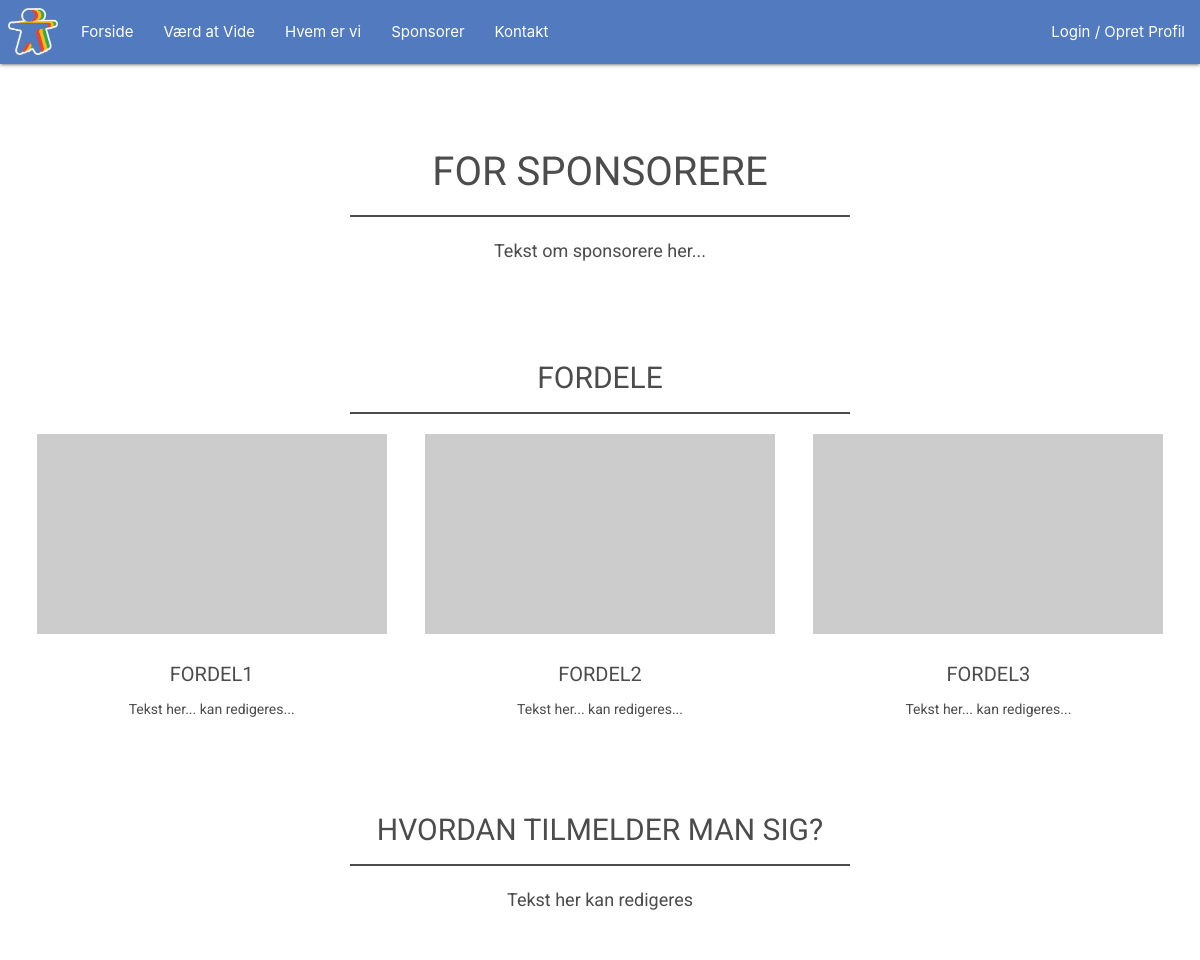
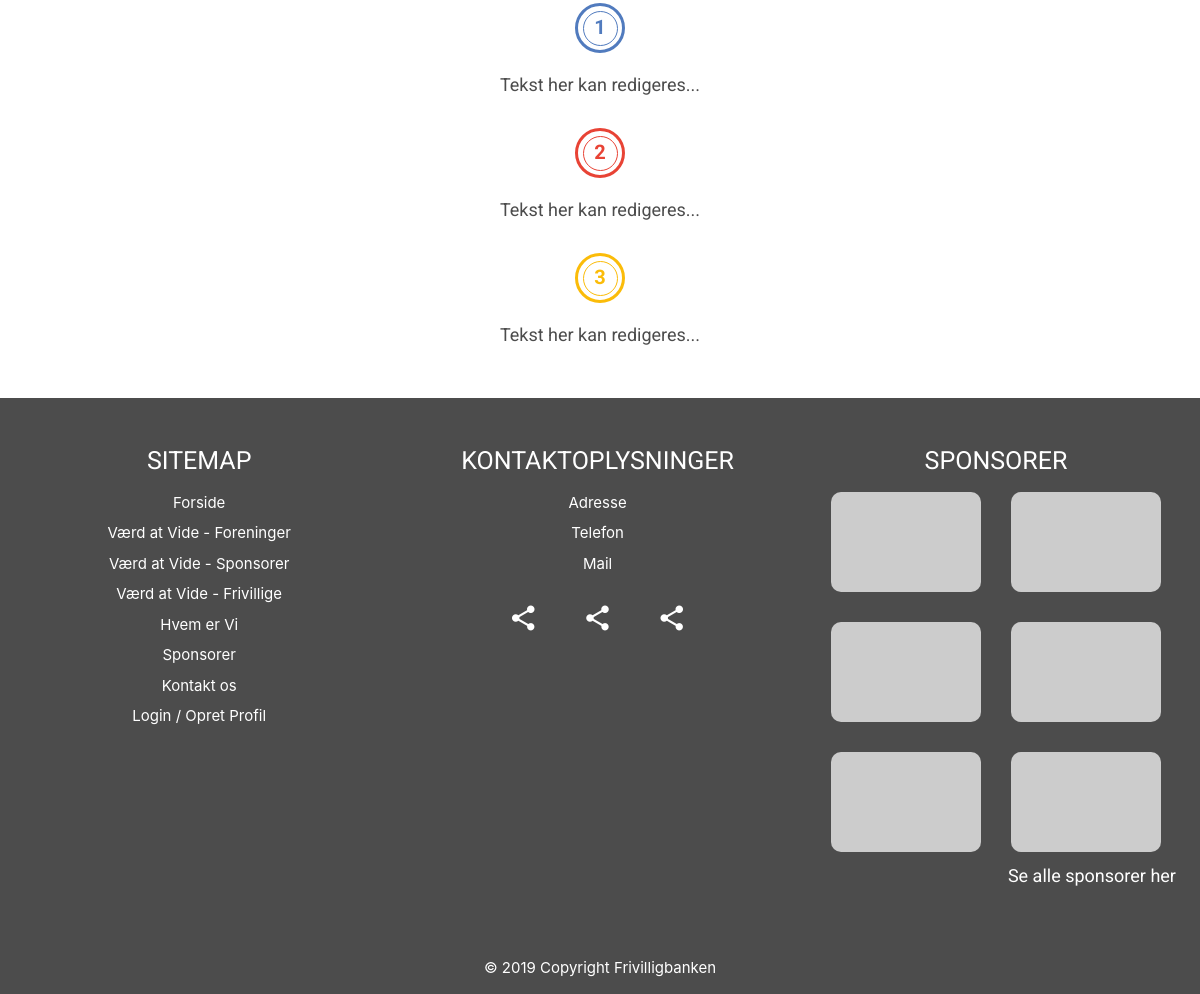
The page /for_sponsorer on the database its author committed (2 pictures, top to bottom).
### tables this page shows
CREATE TABLE textfield (
    TextFieldID INT NOT NULL AUTO_INCREMENT PRIMARY KEY,
    Page VARCHAR(255),
    FieldName VARCHAR(255),
    FieldContent VARCHAR(5000)
);

CREATE TABLE sponsor (
    SponsorID INT NOT NULL AUTO_INCREMENT PRIMARY KEY,
    SponsorName VARCHAR(255),
    SponsorCVR INT(8),
    SponsorEmail VARCHAR(255),
    Address VARCHAR(255),
    City VARCHAR(255),
    PostalCode INT(4),
    Phone INT(8),
    Website VARCHAR(255),
    SponsorPic VARCHAR(255),
    AreaID INT
);

### view/frontend/forSponsors.php (the view)
<?php
require_once("view/frontend/includes/header.php");
$dbCon = dbCon($user, $pass);
$query = $dbCon->prepare("SELECT * FROM `textField` WHERE TextFieldID = 4");
$query->execute();
$getsponsortext = $query->fetch();
$dbCon = dbCon($user, $pass);
$query = $dbCon->prepare("SELECT * FROM `textField` WHERE TextFieldID = 15");
$query->execute();
$getsponsortext2 = $query->fetch();
$dbCon = dbCon($user, $pass);
$query = $dbCon->prepare("SELECT * FROM `textField` WHERE TextFieldID = 16");
$query->execute();
$getsponsortext3 = $query->fetch();
$dbCon = dbCon($user, $pass);
$query = $dbCon->prepare("SELECT * FROM `textField` WHERE TextFieldID = 17");
$query->execute();
$getsponsortext4 = $query->fetch();
$dbCon = dbCon($user, $pass);
$query = $dbCon->prepare("SELECT * FROM `textField` WHERE TextFieldID = 18");
$query->execute();
$getsponsortext5 = $query->fetch();
$dbCon = dbCon($user, $pass);
$query = $dbCon->prepare("SELECT * FROM `textField` WHERE TextFieldID = 19");
$query->execute();
$getsponsortext6 = $query->fetch();
$dbCon = dbCon($user, $pass);
$query = $dbCon->prepare("SELECT * FROM `textField` WHERE TextFieldID = 20");
$query->execute();
$getsponsortext7 = $query->fetch();
$dbCon = dbCon($user, $pass);
$query = $dbCon->prepare("SELECT * FROM `textField` WHERE TextFieldID = 21");
$query->execute();
$getsponsortext8 = $query->fetch();
$dbCon = dbCon($user, $pass);
$query = $dbCon->prepare("SELECT * FROM `imageField` WHERE ImageID = 6");
$query->execute();
$getimage1 = $query->fetch();
$dbCon = dbCon($user, $pass);
$query = $dbCon->prepare("SELECT * FROM `imageField` WHERE ImageID = 7");
$query->execute();
$getimage2 = $query->fetch();
$dbCon = dbCon($user, $pass);
$query = $dbCon->prepare("SELECT * FROM `imageField` WHERE ImageID = 8");
$query->execute();
$getimage3 = $query->fetch();
?>
    <link rel="stylesheet" href="/view/frontend/css/threeInOne.style.css">
    <div id="info-section1">
        <div id="info-section1-content">
            <h2><h2><?php echo $getsponsortext['FieldName'] ?></h2></h2>
            <div id="line"></div>
            <p id="info-text">
                <?php
                echo $getsponsortext['FieldContent']
                ?>
            </p>
        </div>
    </div>
    <div id="info-section2">
        <div id="info-section2-content">
            <h3>FORDELE</h3>
            <div id="line"></div>
            <div id="info-section-info">
                <div id="info1">
                    <img src="<?php echo $getimage1['Image'] ?>" alt="">
                    <h4><?php echo $getsponsortext2['FieldName'] ?></h4>
                    <p><?php echo $getsponsortext2['FieldContent'] ?></p>
                </div>
                <div id="info2">
                    <img src="<?php echo $getimage2['Image'] ?>" alt="">
                    <h4><?php echo $getsponsortext3['FieldName'] ?></h4>
                    <p><?php echo $getsponsortext3['FieldContent'] ?></p>
                </div>
                <div id="info3">
                    <img src="<?php echo $getimage3['Image'] ?>" alt="">
                    <h4><?php echo $getsponsortext4['FieldName'] ?></h4>
                    <p><?php echo $getsponsortext4['FieldContent'] ?></p>
                </div>
            </div>
        </div>
    </div>
    <div id="info-section3">
        <div id="info-section3-content">
            <h3><?php echo $getsponsortext5['FieldName'] ?></h3>
            <div id="line"></div>
            <p><?php echo $getsponsortext5['FieldContent'] ?></p>
            <div id="step1-box">
                <div id="step-ring1"><div id="step-ring2"><p id="step-num">1</p></div></div>
                <p id="step-text"><?php echo $getsponsortext6['FieldContent'] ?></p>
            </div>
            <div id="step2-box">
                <div id="step-ring1"><div id="step-ring2"><p id="step-num">2</p></div></div>
                <p id="step-text"><?php echo $getsponsortext7['FieldContent'] ?></p>
            </div>
            <div id="step3-box">
                <div id="step-ring1"><div id="step-ring2"><p id="step-num">3</p></div></div>
                <p id="step-text"><?php echo $getsponsortext8['FieldContent'] ?></p>
            </div>
        </div>
    </div>
<?php
require_once("view/frontend/includes/footer.php");
?>

### view/frontend/includes/footer.php (shortened to what this page needs)
<?php
$dbCon = dbCon($user, $pass);
$query = $dbCon->prepare("SELECT SponsorID, SponsorName, SponsorPic, Website FROM `sponsor`");
$query->execute();
$getsponsors = $query->fetchAll();
?>
<link rel="stylesheet" href="css/footer.style.css">
</div>
<footer class="page-footer">
    <div id="footer-content">
        <div id="footer-left">
            <h3>Sitemap</h3>
            <ul>
                <li><a href="/">Forside</a></li>
                <li><a href="/for_foreninger">Værd at Vide - Foreninger</a></li>
                <li><a href="/for_sponsorer">Værd at Vide - Sponsorer</a></li>
                <li><a href="/for_frivillige">Værd at Vide - Frivillige</a></li>
                <li><a href="/om">Hvem er Vi</a></li>
                <li><a href="/sponsorer">Sponsorer</a></li>
                <li><a href="/kontakt">Kontakt os</a></li>
                <li><a href="/login&opret">Login / Opret Profil</a></li>
            </ul>
        </div>
        <div id="footer-mid">
            <h3>Kontaktoplysninger</h3>
            <ul>
                <li>Adresse</li>
                <li>Telefon</li>
                <li>Mail</li>
                <li>
                    <a href=""><i class="material-icons">share</i></a>
                    <a href=""><i class="material-icons">share</i></a>
                    <a href=""><i class="material-icons">share</i></a>
                </li>
            </ul>
        </div>
        <div id="footer-right">
            <h3>Sponsorer</h3>
            <div id="sponsor-highlight-box">
                <?php
                foreach($getsponsors as $sponsor)
                {
                    ?>
                    <a href="<?php echo "http://" . $sponsor['Website'] ?>">
                        <div id="sponsor-highlighted" style="background-image: url('<?php echo $sponsor['SponsorPic'] ?>')">
                        </div>
                    </a>
                    <?php
                }
                ?>
            </div>
            <a id="link-to-sponsor-page" href="/sponsorer"><p>Se alle sponsorer her</p></a>
        </div>
    </div>
    © 2019 Copyright Frivilligbanken
</footer>
</body>
</html>

### view/frontend/css/header.style.css (style rules this page uses)
h1, h2, h3, h4, p { color: #4C4C4C; font-family: 'Roboto', sans-serif; }
h1, h2 { text-transform: uppercase; }
p { font-size: 18px; }

### view/frontend/css/index.style.css (style rules this page uses)
h2 { font-size: 40px; }

### view/frontend/css/footer.style.css (style rules this page uses)
.page footer h1, .page-footer h2, .page-footer h3, .page-footer p { color: white; }
h3 { font-size: 25px; }
.page-footer { background-color: #517BBE; text-align: center; padding-bottom: 15px; }
#footer-content { display: flex; flex-wrap: wrap; }
#footer-left, #footer-mid, #footer-right { width: 30%; margin: 0 1.6% 50px 1.6%; }
#footer-left a { color: white; }
#footer-left ul li, #footer-mid ul li { margin-bottom: 8px; }
#footer-mid i { font-size: 30px; color: white; margin: 20px; }
#sponsor-highlight-box { display: flex; flex-wrap: wrap; }
#sponsor-highlighted { background-color: white; background-position: center; background-repeat: no-repeat; background-size: cover; height: 100px; width: 150px; border-radius: 10px; margin: 0 15px 30px 15px; }
#link-to-sponsor-page p { margin-top: -20px; text-align: right; }

### view/frontend/css/threeInOne.style.css (style rules this page uses)
h3, h4 { text-transform: uppercase; }
#info-section1, #info-section2, #info-section3 { padding-top: 50px; text-align: center; }
#info-section1-content, #info-section2-content, #info-section3-content { max-width: 1250px; margin: auto; }
#info-section1 #line, #info-section2 #line, #info-section3 #line { width: 500px; height: 2px; background-color: #4C4C4C; margin: 0 auto 20px auto; }
#info-section2 h3, #info-section3 h3 { font-size: 30px; }
#info-section-info { display: flex; flex-wrap: wrap; justify-content: center; }
#info1, #info2, #info3 { width: 350px; margin: 0 1.6%; }
#info1 img, #info2 img, #info3 img { width: 350px; height: 200px; }
#info1 h4, #info2 h4, #info3 h4 { font-size: 20px; }
#info1 p, #info2 p, #info3 p { font-size: 14px; }
#info-section3 { margin-bottom: 50px; }
#step1-box { margin-top: 50px; }
#step1-box, #step2-box { margin-bottom: 30px; }
#step-ring1 { height: 50px; width: 50px; border: 3px solid; border-radius: 50px; margin: auto; }
#step-ring2 { height: 35px; width: 35px; border: 1px solid; border-radius: 50px; margin: 5px auto; }
#step-num { font-size: 20px; margin: 0; font-weight: bold; }
#step1-box #step-ring1, #step1-box #step-ring2 { border-color: #517BBE; }
#step1-box #step-num { color: #517BBE; }
#step2-box #step-ring1, #step2-box #step-ring2 { border-color: #E84335; }
#step2-box #step-num { color: #E84335; }
#step3-box #step-ring1, #step3-box #step-ring2 { border-color: #FBBC09; }
#step3-box #step-num { color: #FBBC09; }

### view/backend/css/footer.style.css (style rules this page uses)
.page-footer h1, .page-footer h2, .page-footer h3, .page-footer p { color: white; }
.page-footer { background-color: #4C4C4C; text-align: center; padding-bottom: 15px; }
#footer-content { display: flex; flex-wrap: wrap; }

### rows shown on the page
textfield: FieldName "FOR SPONSORERE", FieldContent "Tekst om sponsorere her..."
textfield: FieldName "FORDEL1", FieldContent "Tekst her... kan redigeres..."
textfield: FieldName "FORDEL2", FieldContent "Tekst her... kan redigeres..."
textfield: FieldName "FORDEL3", FieldContent "Tekst her... kan redigeres..."
textfield: FieldName "HVORDAN TILMELDER MAN SIG?", FieldContent "Tekst her kan redigeres"
textfield: FieldContent "Tekst her kan redigeres..."
textfield: FieldContent "Tekst her kan redigeres..."
textfield: FieldContent "Tekst her kan redigeres..."
